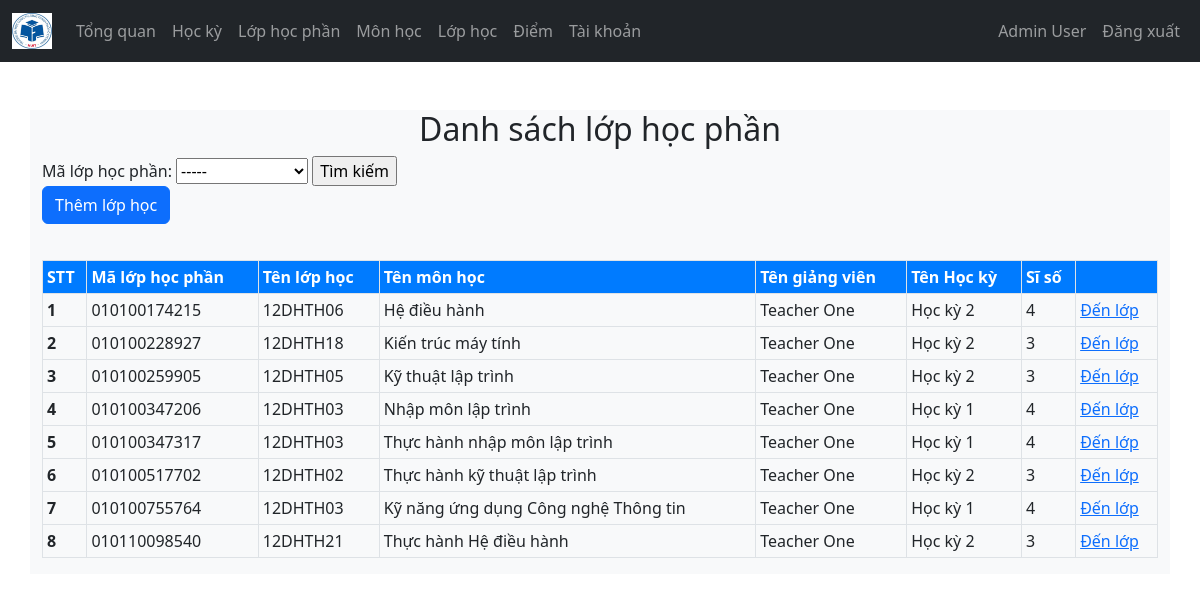
Page /Admin/lophocphan.php (signed in) on the committed database.
### tables this page shows
CREATE TABLE `users` (
  `id_user` varchar(10) NOT NULL,
  `password` varchar(255) NOT NULL,
  `role` varchar(50) NOT NULL CHECK (`role` in ('admin','teacher','student')),
  `ten` varchar(100) DEFAULT NULL,
  `email` varchar(100) DEFAULT NULL,
  `gioi_tinh` varchar(5) DEFAULT NULL,
  `ngay_sinh` date DEFAULT NULL,
  `dia_chi` text DEFAULT NULL,
  `hinh_the` varchar(200) DEFAULT 'undraw_profile.svg',
  `ma_lop` int(11) DEFAULT NULL,
  `khoa` varchar(50) DEFAULT NULL,
  `otp` varchar(10) DEFAULT NULL,
  `otp_verified` tinyint(1) DEFAULT 0
);

CREATE TABLE `lophocphan` (
  `id_lhp` varchar(12) NOT NULL,
  `id_lh` int(11) DEFAULT NULL,
  `id_mh` varchar(10) DEFAULT NULL,
  `id_gv` varchar(10) DEFAULT NULL,
  `id_hk` int(11) DEFAULT NULL
);

CREATE TABLE `lophoc` (
  `id_lh` int(11) NOT NULL,
  `tenLop` varchar(100) DEFAULT NULL
);

CREATE TABLE `monhoc` (
  `id_mh` varchar(10) NOT NULL,
  `ten` varchar(100) DEFAULT NULL,
  `so_tin_chi` int(11) DEFAULT NULL
);

CREATE TABLE `hocky` (
  `id_hk` int(11) NOT NULL,
  `ten_hk` varchar(100) NOT NULL,
  `Nam_hoc` int(11) NOT NULL
);

### controller/admin_ctl.php (called while the page is built, shortened)
<?php
$user = $_SESSION['id_user'] ?? null;
function getAdminInfo($user, $conn) {
    $sql = "SELECT * FROM users WHERE id_user = ? AND role = 'admin'";
    $stmt = $conn->prepare($sql);
    $stmt->execute([$user]);
    return $stmt->fetch(PDO::FETCH_ASSOC);
}
function getLopHocPhan($conn, $id_lhp = null) {
    $sql = "SELECT lophocphan.id_lhp, lophoc.tenLop AS ten_lop, monhoc.ten AS ten_monhoc, users.ten AS ten_giangvien, hocky.ten_hk, COUNT(danhsachlophocphan.ma_sv) AS si_so
            FROM lophocphan
            INNER JOIN monhoc ON lophocphan.id_mh = monhoc.id_mh
            INNER JOIN users ON lophocphan.id_gv = users.id_user
            INNER JOIN hocky ON lophocphan.id_hk = hocky.id_hk
            INNER JOIN lophoc ON lophocphan.id_lh = lophoc.id_lh
            LEFT JOIN danhsachlophocphan ON lophocphan.id_lhp = danhsachlophocphan.id_lhp";
    $sql .= " GROUP BY lophocphan.id_lhp, lophoc.tenLop, monhoc.ten, users.ten, hocky.ten_hk";
    $stmt = $conn->prepare($sql);
    $stmt->execute();
    return $stmt->fetchAll(PDO::FETCH_ASSOC);
}

### Admin/lophocphan.php (the view, shortened to what this page needs)
<?php
if (isset($_SESSION['id_user']) && $_SESSION['role'] == 'admin') {
    include "../controller/admin_ctl.php";
    $admin = getAdminInfo($user, $conn);
    $selectedLopHocPhan = isset($_GET['lop_hoc_phan']) ? $_GET['lop_hoc_phan'] : '';
    $lophocphan = getLopHocPhan($conn, $selectedLopHocPhan);
?>
<!DOCTYPE html>
<html lang="en">
<head>
    <link rel="stylesheet" href="https://cdn.jsdelivr.net/npm/bootstrap@5.2.0/dist/css/bootstrap.min.css">
    <link rel="stylesheet" href="../css/style1.css">
    <link rel="stylesheet" href="https://cdnjs.cloudflare.com/ajax/libs/font-awesome/4.7.0/css/font-awesome.min.css">
</head>
<body>
    <?php include "navbar.php"; ?>
    <div class="container mt-5 bg-light">
        <center><h2>Danh sách lớp học phần</h2></center>
        <form action="" method="get">
            <fieldset>
                <label for="lop_hoc_phan">Mã lớp học phần:</label>
                <select name="lop_hoc_phan" id="lop_hoc_phan">
                    <option value="">-----</option>
                </select>
                <input type="submit" value="Tìm kiếm">
            </fieldset>
        </form>
        <a class="btn btn-primary" href="them_lhp.php">Thêm lớp học</a>
        <?php if (!empty($lophocphan)) { ?>
        <div class="table-responsive">
            <table class="table table-sm table-bordered mt-3 table-hover">
                <thead>
                    <tr>
                        <th scope="col">STT</th>
                        <th scope="col">Mã lớp học phần</th>
                        <th scope="col">Tên lớp học</th>
                        <th scope="col">Tên môn học</th>
                        <th scope="col">Tên giảng viên</th>
                        <th scope="col">Tên Học kỳ</th>
                        <th scope="col">Sĩ số</th>
                         <th scope="col"></th>
                    </tr>
                </thead>
                <tbody>
                    <?php
                    $i = 1;
                    foreach ($lophocphan as $lop) {
                    ?>
                    <tr>
                        <th scope="row"><?= $i; ?></th>
                        <td><?= $lop['id_lhp']; ?></td>
                        <td><?= $lop['ten_lop']; ?></td>
                        <td><?= $lop['ten_monhoc']; ?></td>
                        <td><?= $lop['ten_giangvien']; ?></td>
                        <td><?= $lop['ten_hk']; ?></td>
                        <td><?= $lop['si_so']; ?></td>
                         <td><a href="motlophocphan.php?id_lhp=<?= $lop['id_lhp']; ?>">Đến lớp</a></td>
                    </tr>
                    <?php $i++; } ?>
                </tbody>
            </table>
        </div>
        <?php } ?>
    </div>
</body>
</html>
<?php
} else {
    header("Location: ../logout.php");
    exit;
}
?>

### Admin/navbar.php (shortened to what this page needs)
<nav class="navbar navbar-expand-lg navbar-dark bg-dark">
        <div class="container-fluid">
                <a class="navbar-brand" href="../index.php">
                <img src="../image/logo.png" width="40">
                </a>
                <div class="collapse navbar-collapse" id="navbarSupportedContent">
                    <ul class="navbar-nav me-auto mb-2 mb-lg-0" id="navLinks">
                            <li class="nav-item">
                            <a class="nav-link" aria-current="page" href="index.php">Tổng quan</a>
                            </li>
                            <li class="nav-item">
                            <a class="nav-link" href="hocky.php">Học kỳ</a>
                            </li>
                            <li class="nav-item">
                            <a class="nav-link" href="lophocphan.php">Lớp học phần</a>
                            </li>
                            <li>
                             <a class="nav-link" href="monhoc.php">Môn học </a>
                            </li>
                            <li>
                             <a class="nav-link" href="lophoc.php">Lớp học</a>
                            </li>
                            <li>
                             <a class="nav-link" href="#">Điểm</a>
                            </li>
                            <li class="nav-item">
                            <a class="nav-link" href="taikhoan.php">Tài khoản</a>
                            </li>
                    </ul>
                    <ul class="navbar-nav me-right mb-2 mb-lg-0">
                        <li class="nav-item">
                        <a class="nav-link" href="index.php">
                            <?= $admin['ten'] ?>
                        </a>
                        </li>
                        <li class="nav-item">
                        <a class="nav-link" href="../logout.php">Đăng xuất</a>
                        </li>
                    </ul>
                </div>
        </div>
</nav>

### css/style1.css (style rules this page uses)
.table-responsive { margin-top: 20px; }
.table thead th { background-color: #007bff; color: white; }

### rows in the picture
users: ten "Admin User"
lophocphan: id_lhp "010100174215", id_lh.tenLop "12DHTH06", id_mh.ten "Hệ điều hành", id_gv.ten "Teacher One", id_hk.ten_hk "Học kỳ 2", si_so "4"
lophocphan: id_lhp "010100228927", id_lh.tenLop "12DHTH18", id_mh.ten "Kiến trúc máy tính", id_gv.ten "Teacher One", id_hk.ten_hk "Học kỳ 2", si_so "3"
lophocphan: id_lhp "010100259905", id_lh.tenLop "12DHTH05", id_mh.ten "Kỹ thuật lập trình", id_gv.ten "Teacher One", id_hk.ten_hk "Học kỳ 2", si_so "3"
lophocphan: id_lhp "010100347206", id_lh.tenLop "12DHTH03", id_mh.ten "Nhập môn lập trình", id_gv.ten "Teacher One", id_hk.ten_hk "Học kỳ 1", si_so "4"
lophocphan: id_lhp "010100347317", id_lh.tenLop "12DHTH03", id_mh.ten "Thực hành nhập môn lập trình", id_gv.ten "Teacher One", id_hk.ten_hk "Học kỳ 1", si_so "4"
lophocphan: id_lhp "010100517702", id_lh.tenLop "12DHTH02", id_mh.ten "Thực hành kỹ thuật lập trình", id_gv.ten "Teacher One", id_hk.ten_hk "Học kỳ 2", si_so "3"
lophocphan: id_lhp "010100755764", id_lh.tenLop "12DHTH03", id_mh.ten "Kỹ năng ứng dụng Công nghệ Thông tin", id_gv.ten "Teacher One", id_hk.ten_hk "Học kỳ 1", si_so "4"
lophocphan: id_lhp "010110098540", id_lh.tenLop "12DHTH21", id_mh.ten "Thực hành Hệ điều hành", id_gv.ten "Teacher One", id_hk.ten_hk "Học kỳ 2", si_so "3"
